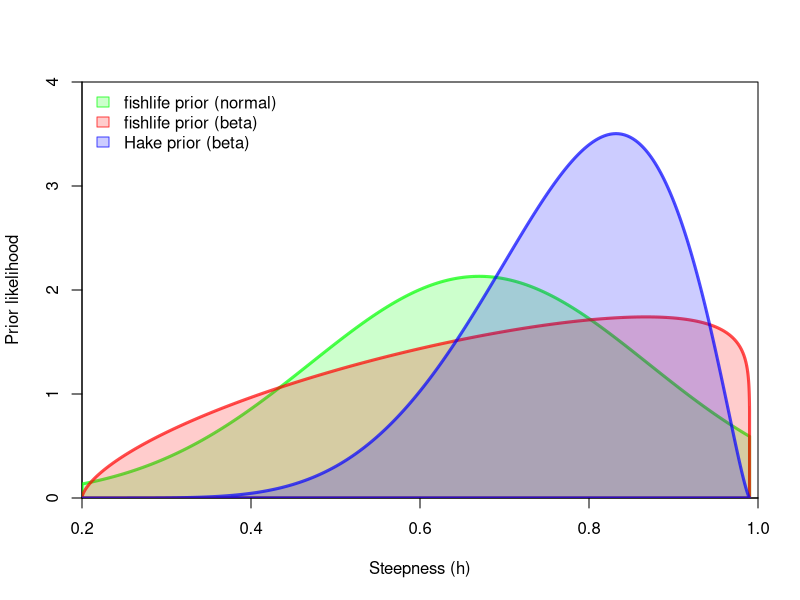

R code for this plot:
#' function adapted from GetPrior function within r4ss::SSplotPars()
#' returns the negative log-likelihood
get_beta_prior <- function(Pr, Psd, Pval, Pmin = 0.2, Pmax = 0.99, verbose = TRUE) {
  # CASAL's Beta;  check to be sure that Aprior and Bprior are OK before running SS2!
  mu <- (Pr - Pmin) / (Pmax - Pmin) # CASAL's v
  tau <- (Pr - Pmin) * (Pmax - Pr) / (Psd^2) - 1.0
  Bprior <- tau * mu
  Aprior <- tau * (1 - mu) # CASAL's m and n
  if (verbose) {
    message("Aprior = ", round(Aprior,3), ", Bprior = ", round(Bprior,3))
  }
  if (Bprior <= 1.0 | Aprior <= 1.0) {
    warning("bad Beta prior")
  }
  Pconst <- 0.0001
  Prior_Like <- (1.0 - Bprior) * log(Pconst + Pval - Pmin) +
    (1.0 - Aprior) * log(Pconst + Pmax - Pval) -
    (1.0 - Bprior) * log(Pconst + Pr - Pmin) -
    (1.0 - Aprior) * log(Pconst + Pmax - Pr)

  # convert from neg-log-likelihood to normal space
  exp(-Prior_Like)
}

# values from hake assessment
x <- seq(0.2, 0.99, length = 1e4) # x vector for subsequent calcs
prior_hake <- get_beta_prior(Pr = 0.777, Psd = 0.113, Pval = x)

## # values from fishlife
## fishlife::Plot_taxa(Search_species(Genus="Ophiodon",
##                     Species="elongatus",
##                     add=FALSE)$match_taxonomy)
##  https://github.com/iantaylor-NOAA/Lingcod_2021/issues/85#issuecomment-866296197

## # values from fishlife fails with "bad Beta prior: Aprior = 0.854, Bprior = 1.254"
## prior_fishlife <- get_beta_prior(Pr = 0.67, Psd = 0.22, Pval = x)

# slightly narrow prior works OK as beta
prior_fishlife <- get_beta_prior(Pr = 0.67, Psd = 0.20, Pval = x)
prior_fishlife_normal <- dnorm(x, 0.67, 0.20)
# make plot
colvec1 <- c(rgb(0,1,0,.2), rgb(1,0,0,.2), rgb(0,0,1,.2))
colvec2 <- c(rgb(0,1,0,.7), rgb(1,0,0,.7), rgb(0,0,1,.7))

png('figures/prior-steepness-comparisons.png',
    res = 300, units = 'in',
    width = 6.5, height = 4.0, pointsize = 10)
plot(0, type = 'n', col = 2, lwd = 3,
     xlab = "Steepness (h)", ylab = "Prior likelihood",
     xaxs = 'i', yaxs = 'i', xlim = c(0.2, 1), ylim = c(0, 4))
polygon(c(0.2, x, 0.99), c(0, prior_fishlife_normal/(diff(x[1:2])*sum(prior_fishlife_normal)), 0),
        col = colvec1[1], border = colvec2[1], lwd = 3)
polygon(c(0.2, x, 0.99), c(0, prior_fishlife/(diff(x[1:2])*sum(prior_fishlife)), 0),
        col = colvec1[2], border = colvec2[2], lwd = 3)
polygon(c(0.2, x, 0.99), c(0, prior_hake/(diff(x[1:2])*sum(prior_hake)), 0),
        col = colvec1[3], border = colvec2[3], lwd = 3)
#abline(v = 0.7, lwd = 3, lty = 2)
legend('topleft', fill = colvec1, border = colvec2, bty = 'n',
       legend = c("fishlife prior (normal)",
                  "fishlife prior (beta)",
                  "Hake prior (beta)"))
dev.off()
